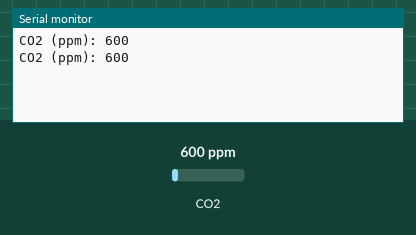
This sketch was run on a simulated Arduino Uno, built with avr-gcc and run on an emulated ATmega328P. Shown: the last lines printed to the serial monitor. The inputs (shaded band) are chosen by the test bench; at power-on: CO2 600 ppm.

Above: at 1.8 s.
1.9 s: CO2 set to 452 ppm
At 2.9 s:
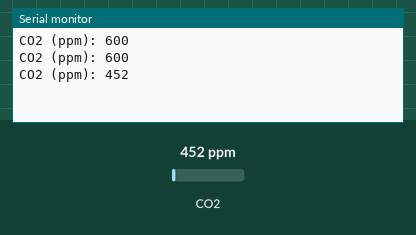
3.4 s: CO2 set to 1050 ppm
At 4.9 s:
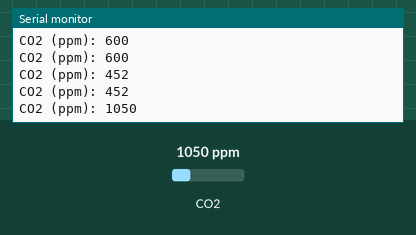
Timing chart, 0 to 6.4 s (numbered marks = the images above; inputs shaded):
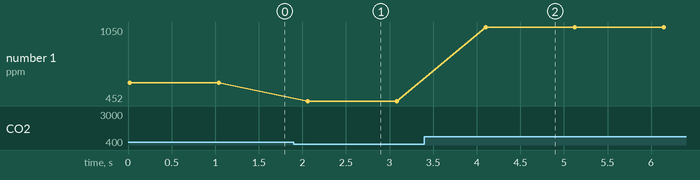

Measured:
- after the input at 1.9 s, the serial monitor: prints a new line after 0.16 s (image 1)
- after the input at 3.4 s, the serial monitor: prints a new line after 0.70 s (image 2)
- plotted number 1: 600 → 452 after the input at 1.9 s, 452 → 1050 after the input at 3.4 s

The sketch:

CO2.ino
```cpp
//Código sensor C02 2BachB
//Lucía Jiménez Pérez

//Librerias:
#include <Wire.h>
#include <MHZ19.h>   // Sensor CO2
#include <SoftwareSerial.h> // la libreria controla el puerto serial entre el módulo de co2 y el ordenador


//Definimos los pines
#define RX_PIN 18  //Pines del sensor CO2
#define TX_PIN 19  // Pines del sensor CO2
#define BAUDRATE 9600  //Frecuencia a la que se va a abrir el puerto serial


MHZ19 myMHZ19;  //Definimos el nombre del sensor de co2
SoftwareSerial mySerial(RX_PIN, TX_PIN); //El puerto serial que va a permitir la comunicacion entre el ordenador el sensor de CO2 estará fijando
//en los pines RX_PIN, TX_PIN

//Lucía Jiménez
void setup() {

Serial.begin(9600); //Empieza el serial
  mySerial.begin(BAUDRATE);    // empieza el serial  de comunicación
  myMHZ19.begin(mySerial);      //inicia el sensor de CO2

  myMHZ19.autoCalibration(); //Autocalibración del sensor

}

void loop() { //Ciclo

static int CO2=0; //variable CO2=0
CO2 = myMHZ19.getCO2();   //Para obtener los datos de CO2
Serial.print("CO2 (ppm): "); // Puerto serial del ordenador , para que aparezca el texto
Serial.println(CO2); // Aparecen las mediciones de CO2 en el puerto serial
delay(1000); //Espera un 1 segundo
}
```
